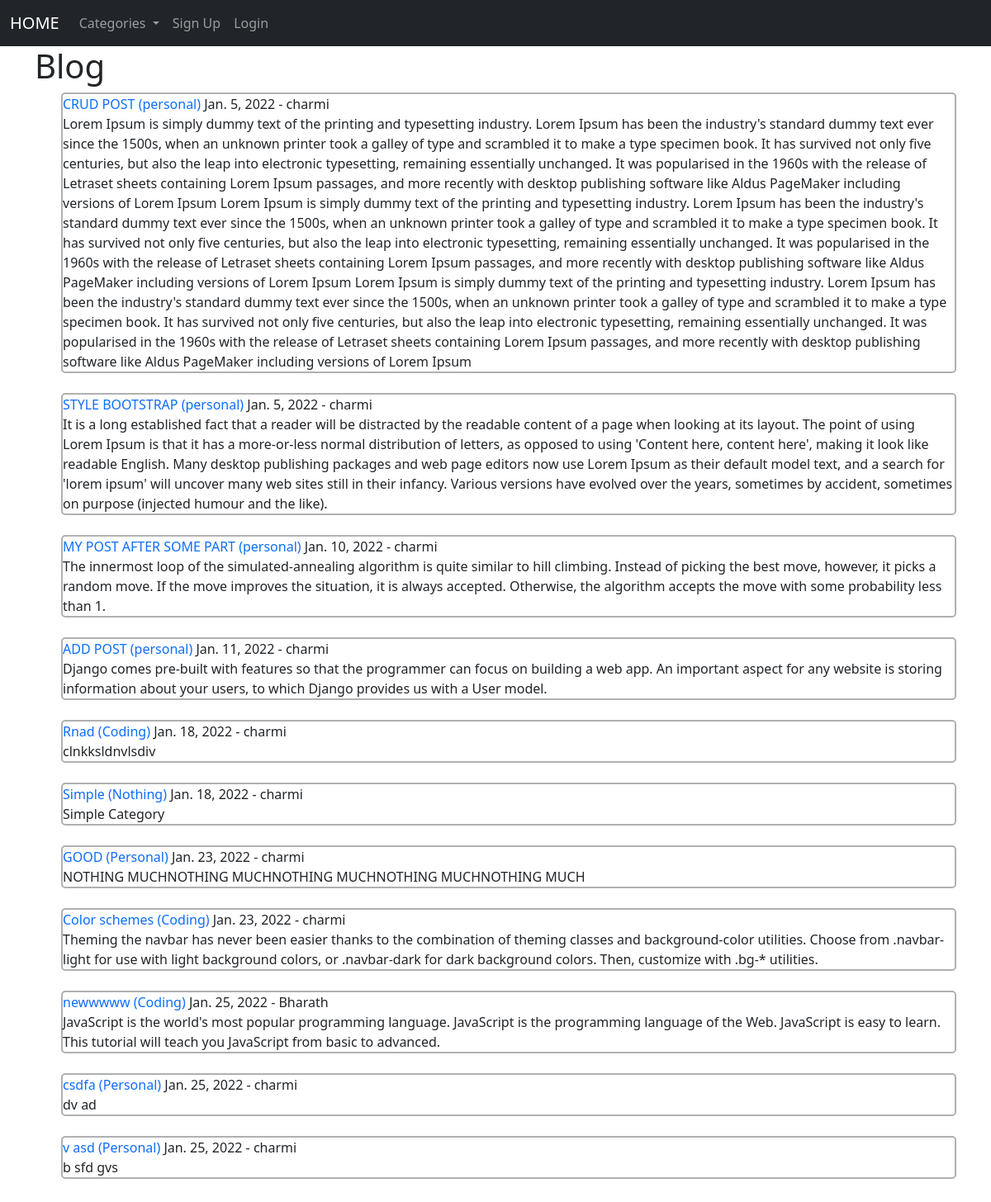
The page / on the database its author committed.
### app1/models.py (models this page shows, shortened)
class Post(models.Model):
    author = models.ForeignKey(User,on_delete=models.CASCADE,related_name='blogs')
    title = models.CharField(max_length=200)
    body = models.TextField()
    date = models.DateField(auto_now_add=True)
    category = models.CharField(max_length=255,default='Personal')

### app1/views.py (the view)
# urls.py: path('',Home.as_view(),name='home_view'),
class Home(ListView):
    model = Post
    template_name = 'app1/home.html'
    oredering = ['-date']
    extra_context = {'categories':Category.objects.all()}

### app1/models.py (called while the page is built)
    def __str__(self):
        return str(self.name)

### app1/templates/app1/home.html (shortened to what this page needs)
{% extends 'app1/base.html' %}
{% block content %}
<h1>Blog</h1>
<ul style="list-style-type: none;">
{% for pos in object_list %}
  <li style="border: 2px solid rgba(0, 0, 0, 0.308);border-radius: 5px;"><a style="text-decoration: none;" href="{% url 'detail_view' pos.pk %}">{{pos.title}}  </a>
    <a style="text-decoration: none;"href="{% url 'catdetail_view' pos.category %}" >({{pos.category}})</a> {{pos.date}} - {{pos.author}}
     <br>
  {{pos.body}}</li><br>
{% endfor %}
</ul>
{% endblock %}

### app1/templates/app1/base.html (shortened to what this page needs)
<!doctype html>
<html lang="en">
  <head>
    <link href="https://cdn.jsdelivr.net/npm/bootstrap@5.1.3/dist/css/bootstrap.min.css" rel="stylesheet">
  </head>
  <body>
    <nav class="navbar navbar-expand-lg navbar-dark bg-dark">
        <div class="container-fluid">
          <a class="navbar-brand" href="{% url 'home_view' %}">HOME</a>
          <div class="collapse navbar-collapse" id="navbarSupportedContent">
            <ul class="navbar-nav me-auto mb-2 mb-lg-0">
              {% if categories %}
              <li class="nav-item dropdown">
                <a class="nav-link dropdown-toggle" href="#" id="navbarDropdown" role="button" data-bs-toggle="dropdown" aria-expanded="false">
                  Categories
                </a>
              </li>
              {% else %}
              <li class="nav-item">
                <a class="nav-link" href="{% url 'catlist_view' %}">Categories</a>
              </li>
              {% endif %}
              {% if user.is_authenticated %}
              <li class="nav-item">
                <a class="nav-link" href="{% url 'create_view' %}">Add Blog</a>
              </li>
              <li class="nav-item">
                <a class="nav-link" href="{% url 'addcat_view' %}">Add Category</a>
              </li>
              <li class="nav-item">
                <a class="nav-link" href="{% url 'logout' %}">Logout</a>
              </li>
              {% else %}
              <li class="nav-item">
                <a class="nav-link" href="{% url 'register_view' %}">Sign Up</a>
              </li>
              <li class="nav-item">
                <a class="nav-link" href="{% url 'login' %}">Login</a>
              </li>
              {% endif %}
            </ul>
          </div>
        </div>
      </nav>
      <div class="container">
      {% block content %}  {% endblock %}</div>
  </body>
</html>

### rows shown on the page
Post: title "CRUD POST", category "personal", date "Jan. 5, 2022", author "charmi", body "Lorem Ipsum is simply dummy text of the printing and typesetting industry. Lorem Ipsum has been the industry's standard dummy text ever since the 1500s, when an unknown printer took a galley of type and scrambled it to make a type specimen book. It has survived not only five centuries, but also the leap into electronic typesetting, remaining essentially unchanged. It was popularised in the 1960s with the release of Letraset sheets containing Lorem Ipsum passages, and more recently with desktop publishing software like Aldus PageMaker including versions of Lorem Ipsum Lorem Ipsum is simply dummy text of the printing and typesetting industry. Lorem Ipsum has been the industry's standard dummy…"
Post: title "STYLE BOOTSTRAP", category "personal", date "Jan. 5, 2022", author "charmi", body "It is a long established fact that a reader will be distracted by the readable content of a page when looking at its layout. The point of using Lorem Ipsum is that it has a more-or-less normal distribution of letters, as opposed to using 'Content here, content here', making it look like readable English. Many desktop publishing packages and web page editors now use Lorem Ipsum as their default model text, and a search for 'lorem ipsum' will uncover many web sites still in their infancy. Various versions have evolved over the years, sometimes by accident, sometimes on purpose (injected humour and the like)."
Post: title "MY POST AFTER SOME PART", category "personal", date "Jan. 10, 2022", author "charmi", body "The innermost loop of the simulated-annealing algorithm is quite similar to hill climbing. Instead of picking the best move, however, it picks a random move. If the move improves the situation, it is always accepted. Otherwise, the algorithm accepts the move with some probability less than 1."
Post: title "ADD POST", category "personal", date "Jan. 11, 2022", author "charmi", body "Django comes pre-built with features so that the programmer can focus on building a web app. An important aspect for any website is storing information about your users, to which Django provides us with a User model."
Post: title "Rnad", category "Coding", date "Jan. 18, 2022", author "charmi", body "clnkksldnvlsdiv"
Post: title "Simple", category "Nothing", date "Jan. 18, 2022", author "charmi", body "Simple Category"
Post: title "GOOD", category "Personal", date "Jan. 23, 2022", author "charmi", body "NOTHING MUCHNOTHING MUCHNOTHING MUCHNOTHING MUCHNOTHING MUCH"
Post: title "Color schemes", category "Coding", date "Jan. 23, 2022", author "charmi", body "Theming the navbar has never been easier thanks to the combination of theming classes and background-color utilities. Choose from .navbar-light for use with light background colors, or .navbar-dark for dark background colors. Then, customize with .bg-* utilities."
Post: title "newwwww", category "Coding", date "Jan. 25, 2022", author "Bharath", body "JavaScript is the world's most popular programming language. JavaScript is the programming language of the Web. JavaScript is easy to learn. This tutorial will teach you JavaScript from basic to advanced."
Post: title "csdfa", category "Personal", date "Jan. 25, 2022", author "charmi", body "dv ad"
Post: title "v asd", category "Personal", date "Jan. 25, 2022", author "charmi", body "b sfd gvs"
